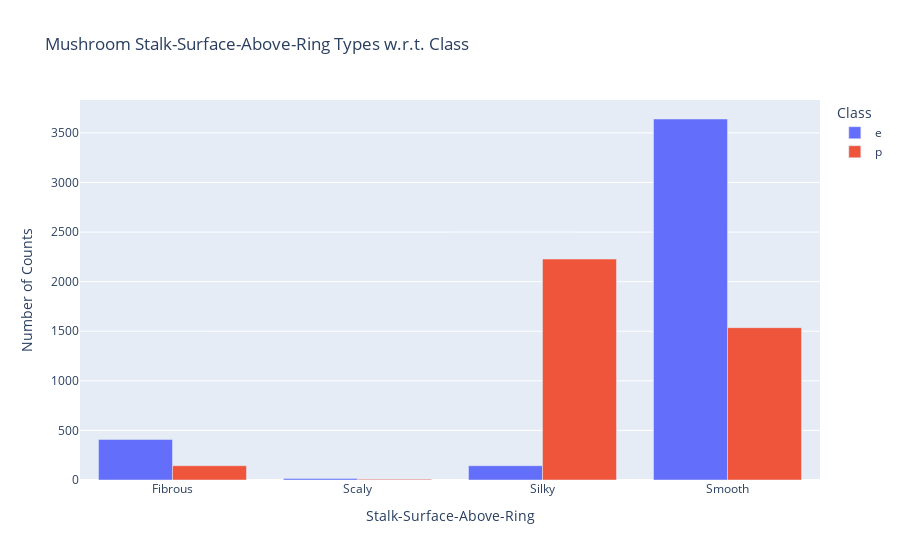

Notebook code cell kept with this figure:
### Code cell
# using plotly

import plotly.express as px

# Map 'stalk-surface-above-ring' values to meaningful labels
stalk_surface_above_ring_labels = {'s': 'Smooth', 'f': 'Fibrous', 'k': 'Silky', 'y': 'Scaly'}

# Replace 'stalk-surface-above-ring' values with their corresponding labels
mushroom['stalk-surface-above-ring'] = mushroom['stalk-surface-above-ring'].map(stalk_surface_above_ring_labels)

# Group by 'stalk-surface-above-ring' and 'class' and count the occurrences
mushroom_visualization = mushroom.groupby(['stalk-surface-above-ring', 'class']).size().reset_index(name='count')

# Plot the count of stalk-surface-above-ring types with respect to class using Plotly
fig = px.bar(mushroom_visualization, x='stalk-surface-above-ring', y='count', color='class', barmode='group',
             labels={'count': 'Number of Counts', 'stalk-surface-above-ring': 'Stalk-Surface-Above-Ring', 'class': 'Class'},
             title='Mushroom Stalk-Surface-Above-Ring Types w.r.t. Class')

# Show the plot
fig.show()

### Figure 1 — Plotly figure (JSON) as saved in the notebook; plotly's stock layout.template omitted (floating-point values rounded to 4 significant figures)
{"data": [{"alignmentgroup": "True", "hovertemplate": "Class=e<br>Stalk-Surface-Above-Ring=%{x}<br>Number of Counts=%{y}<extra></extra>", "legendgroup": "e", "marker": {"color": "#636efa", "pattern": {"shape": ""}}, "name": "e", "offsetgroup": "e", "orientation": "v", "showlegend": true, "textposition": "auto", "type": "bar", "x": ["Fibrous", "Scaly", "Silky", "Smooth"], "xaxis": "x", "y": [408, 16, 144, 3640], "yaxis": "y"}, {"alignmentgroup": "True", "hovertemplate": "Class=p<br>Stalk-Surface-Above-Ring=%{x}<br>Number of Counts=%{y}<extra></extra>", "legendgroup": "p", "marker": {"color": "#EF553B", "pattern": {"shape": ""}}, "name": "p", "offsetgroup": "p", "orientation": "v", "showlegend": true, "textposition": "auto", "type": "bar", "x": ["Fibrous", "Scaly", "Silky", "Smooth"], "xaxis": "x", "y": [144, 8, 2228, 1536], "yaxis": "y"}], "layout": {"barmode": "group", "legend": {"title": {"text": "Class"}, "tracegroupgap": 0}, "title": {"text": "Mushroom Stalk-Surface-Above-Ring Types w.r.t. Class"}, "xaxis": {"anchor": "y", "domain": [0, 1], "title": {"text": "Stalk-Surface-Above-Ring"}}, "yaxis": {"anchor": "x", "domain": [0, 1], "title": {"text": "Number of Counts"}}}}
